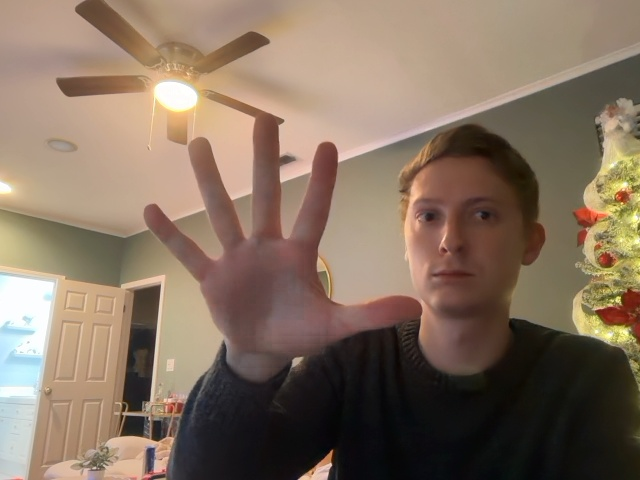
#> input picture ENGR6045ProjectAdapted/temp_frame.jpg, 640 x 480 px
$ python -i aligner.py   (imports and definitions only)
#> lines starting #> are read from the running program, lines starting #| are printed output that depends on the picture; after the words box and inside, x2 and y2 are one past the last pixel; in counts of white or black regions, pixels touching at a corner belong together
#> further down, picture is the input picture: shape (480, 640, 3); mean B, G, R 96.3, 113.4, 133
import cv2
import numpy as np
from pathlib import Path
from typing import Tuple, Optional, List
from datetime import datetime
import json


class HandCenterAligner:
    """
    Aligns hand to the center of the image based on center of mass.
    Ensures consistent positioning for gesture classification.
    """

    def __init__(
            self,
            center_method: str = "center_of_mass",  # "center_of_mass", "bounding_box_center", "both"
            preserve_aspect_ratio: bool = True,
            background_color: Tuple[int, int, int] = (0, 0, 0),  # Black background
            interpolation_method: int = cv2.INTER_LINEAR,
            debug_mode: bool = True
    ):
        """
        Initialize center aligner.

        Args:
            center_method: Method for finding hand center
                - "center_of_mass": Use center of mass of white pixels (best for binary masks)
                - "bounding_box_center": Use center of bounding box (good for regular images)
                - "both": Average of both methods
            preserve_aspect_ratio: Maintain original aspect ratio when centering
            background_color: Background color for empty areas
            interpolation_method: CV2 interpolation method for translation
            debug_mode: Print detailed processing info
        """
        self.center_method = center_method
        self.preserve_aspect_ratio = preserve_aspect_ratio
        self.background_color = background_color
        self.interpolation_method = interpolation_method
        self.debug_mode = debug_mode

        # Statistics
        self.stats = {
            'processed': 0,
            'successful': 0,
            'no_hand_pixels': 0,
            'avg_translation_x': [],
            'avg_translation_y': [],
            'avg_translation_magnitude': [],
            'translation_range': {
                'x': {'min': float('inf'), 'max': float('-inf')},
                'y': {'min': float('inf'), 'max': float('-inf')}
            },
            'errors': 0
        }

    # [28 lines left out: function calculate_center_of_mass, not called in this run]

    def calculate_bounding_box_center(self, image: np.ndarray) -> Optional[Tuple[int, int]]:
        """
        Calculate center of bounding box around hand pixels.
        Good for both binary and regular images.
        """
        # Convert to grayscale if needed
        if len(image.shape) == 3:
            gray = cv2.cvtColor(image, cv2.COLOR_BGR2GRAY)
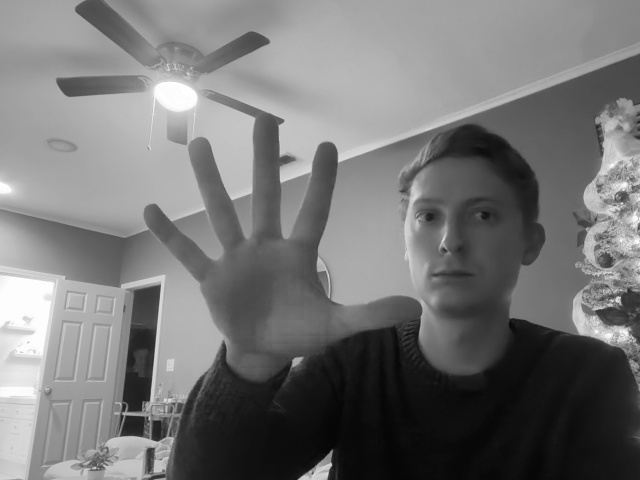
#> gray: shape (480, 640); min 1, max 255, mean 117.3
        else:
            gray = image

        # Threshold to find hand pixels
        _, binary = cv2.threshold(gray, 10, 255, cv2.THRESH_BINARY)
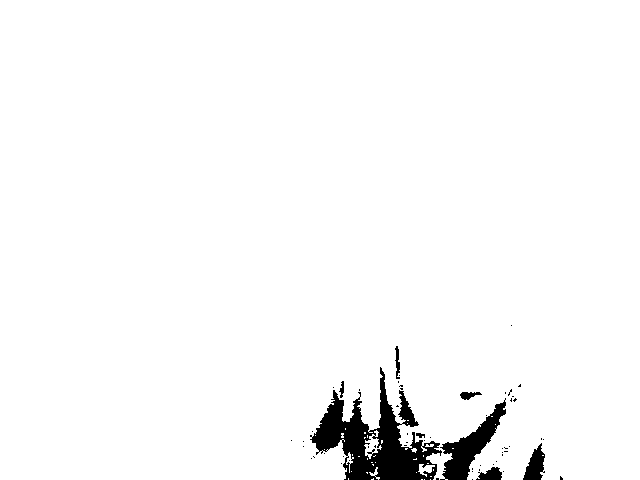
#> binary: shape (480, 640); 97.1% white; 58 black regions (50 under 20 px)

        # Find contours
        contours, _ = cv2.findContours(binary, cv2.RETR_EXTERNAL, cv2.CHAIN_APPROX_SIMPLE)
#> contours = 39 contours, 35 with area under 20; largest, box (x1, y1, x2, y2) and area: (0, 0, 640, 480) 297075, (364, 430, 382, 459) 185, (418, 464, 435, 477) 82, (369, 467, 380, 480) 24

        if not contours:
            if self.debug_mode:
                print(f"  ⚠️ No contours found for bounding box")
            return None

        # Get largest contour
        largest_contour = max(contours, key=cv2.contourArea)
#> largest_contour = contour of 699 points, box (x1, y1, x2, y2) (0, 0, 640, 480), area 297075

        # Get bounding box
        x, y, w, h = cv2.boundingRect(largest_contour)
#> x = 0; y = 0; w = 640; h = 480

        # Calculate center
        cx = x + w // 2
#> cx = 320
        cy = y + h // 2
#> cy = 240

        if self.debug_mode:
            print(f"  → Bounding box center: ({cx}, {cy})")
#|   → Bounding box center: (320, 240)

        return (cx, cy)

    # [273 lines left out: functions get_hand_center, calculate_translation, apply_translation, process_image, process_directory, print_summary and 1 more, not called in this run]


# ============================================================================
# USAGE EXAMPLE
# ============================================================================

# [54 lines not run here, left out]

>>> import cv2
>>> picture = cv2.imread('../../../ENGR6045ProjectAdapted/temp_frame.jpg')
>>> result = HandCenterAligner().calculate_bounding_box_center(picture)
#> result = (320, 240)
